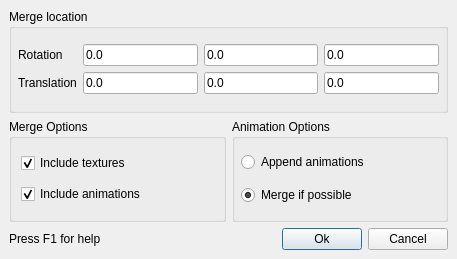
<?xml version="1.0" encoding="UTF-8"?>
<ui version="4.0">
 <class>MergeWinBase</class>
 <widget class="QDialog" name="MergeWinBase">
  <property name="geometry">
   <rect>
    <x>0</x>
    <y>0</y>
    <width>457</width>
    <height>259</height>
   </rect>
  </property>
  <property name="windowTitle">
   <string>Merge Model</string>
  </property>
  <layout class="QVBoxLayout">
   <property name="spacing">
    <number>6</number>
   </property>
   <property name="leftMargin">
    <number>9</number>
   </property>
   <property name="topMargin">
    <number>9</number>
   </property>
   <property name="rightMargin">
    <number>9</number>
   </property>
   <property name="bottomMargin">
    <number>9</number>
   </property>
   <item>
    <widget class="QGroupBox" name="GroupBox2">
     <property name="title">
      <string>Merge location</string>
     </property>
     <layout class="QVBoxLayout">
      <property name="spacing">
       <number>6</number>
      </property>
      <property name="leftMargin">
       <number>6</number>
      </property>
      <property name="topMargin">
       <number>6</number>
      </property>
      <property name="rightMargin">
       <number>6</number>
      </property>
      <property name="bottomMargin">
       <number>6</number>
      </property>
      <item>
       <layout class="QGridLayout">
        <property name="leftMargin">
         <number>0</number>
        </property>
        <property name="topMargin">
         <number>0</number>
        </property>
        <property name="rightMargin">
         <number>0</number>
        </property>
        <property name="bottomMargin">
         <number>0</number>
        </property>
        <property name="spacing">
         <number>6</number>
        </property>
        <item row="0" column="3">
         <widget class="QLineEdit" name="m_rotZ">
          <property name="text">
           <string>0.0</string>
          </property>
         </widget>
        </item>
        <item row="1" column="1">
         <widget class="QLineEdit" name="m_transX">
          <property name="text">
           <string>0.0</string>
          </property>
         </widget>
        </item>
        <item row="0" column="1">
         <widget class="QLineEdit" name="m_rotX">
          <property name="text">
           <string>0.0</string>
          </property>
         </widget>
        </item>
        <item row="1" column="2">
         <widget class="QLineEdit" name="m_transY">
          <property name="text">
           <string>0.0</string>
          </property>
         </widget>
        </item>
        <item row="0" column="0">
         <widget class="QLabel" name="TextLabel2">
          <property name="text">
           <string>Rotation</string>
          </property>
          <property name="wordWrap">
           <bool>false</bool>
          </property>
         </widget>
        </item>
        <item row="0" column="2">
         <widget class="QLineEdit" name="m_rotY">
          <property name="text">
           <string>0.0</string>
          </property>
         </widget>
        </item>
        <item row="1" column="3">
         <widget class="QLineEdit" name="m_transZ">
          <property name="text">
           <string>0.0</string>
          </property>
         </widget>
        </item>
        <item row="1" column="0">
         <widget class="QLabel" name="TextLabel1">
          <property name="text">
           <string>Translation</string>
          </property>
          <property name="wordWrap">
           <bool>false</bool>
          </property>
         </widget>
        </item>
       </layout>
      </item>
     </layout>
    </widget>
   </item>
   <item>
    <layout class="QHBoxLayout">
     <property name="spacing">
      <number>6</number>
     </property>
     <property name="leftMargin">
      <number>0</number>
     </property>
     <property name="topMargin">
      <number>0</number>
     </property>
     <property name="rightMargin">
      <number>0</number>
     </property>
     <property name="bottomMargin">
      <number>0</number>
     </property>
     <item>
      <widget class="QGroupBox" name="GroupBox1">
       <property name="title">
        <string>Merge Options</string>
       </property>
       <layout class="QVBoxLayout">
        <property name="spacing">
         <number>6</number>
        </property>
        <property name="leftMargin">
         <number>9</number>
        </property>
        <property name="topMargin">
         <number>9</number>
        </property>
        <property name="rightMargin">
         <number>9</number>
        </property>
        <property name="bottomMargin">
         <number>9</number>
        </property>
        <item>
         <widget class="QCheckBox" name="m_textureInclude">
          <property name="text">
           <string>Include textures</string>
          </property>
          <property name="checked">
           <bool>true</bool>
          </property>
         </widget>
        </item>
        <item>
         <widget class="QCheckBox" name="m_animInclude">
          <property name="text">
           <string>Include animations</string>
          </property>
          <property name="checked">
           <bool>true</bool>
          </property>
         </widget>
        </item>
       </layout>
      </widget>
     </item>
     <item>
      <widget class="QGroupBox" name="groupBox">
       <property name="title">
        <string>Animation Options</string>
       </property>
       <layout class="QVBoxLayout">
        <property name="spacing">
         <number>6</number>
        </property>
        <property name="leftMargin">
         <number>6</number>
        </property>
        <property name="topMargin">
         <number>6</number>
        </property>
        <property name="rightMargin">
         <number>6</number>
        </property>
        <property name="bottomMargin">
         <number>6</number>
        </property>
        <item>
         <widget class="QRadioButton" name="m_animAppend">
          <property name="text">
           <string>Append animations</string>
          </property>
         </widget>
        </item>
        <item>
         <widget class="QRadioButton" name="m_animMerge">
          <property name="text">
           <string>Merge if possible</string>
          </property>
          <property name="checked">
           <bool>true</bool>
          </property>
         </widget>
        </item>
       </layout>
      </widget>
     </item>
    </layout>
   </item>
   <item>
    <layout class="QHBoxLayout">
     <property name="spacing">
      <number>6</number>
     </property>
     <property name="leftMargin">
      <number>0</number>
     </property>
     <property name="topMargin">
      <number>0</number>
     </property>
     <property name="rightMargin">
      <number>0</number>
     </property>
     <property name="bottomMargin">
      <number>0</number>
     </property>
     <item>
      <widget class="QLabel" name="textLabel2">
       <property name="text">
        <string>Press F1 for help</string>
       </property>
       <property name="wordWrap">
        <bool>false</bool>
       </property>
      </widget>
     </item>
     <item>
      <spacer>
       <property name="orientation">
        <enum>Qt::Horizontal</enum>
       </property>
       <property name="sizeType">
        <enum>QSizePolicy::Expanding</enum>
       </property>
       <property name="sizeHint" stdset="0">
        <size>
         <width>70</width>
         <height>20</height>
        </size>
       </property>
      </spacer>
     </item>
     <item>
      <widget class="QPushButton" name="m_okButton">
       <property name="text">
        <string>Ok</string>
       </property>
      </widget>
     </item>
     <item>
      <widget class="QPushButton" name="m_cancelButton">
       <property name="text">
        <string>Cancel</string>
       </property>
      </widget>
     </item>
    </layout>
   </item>
  </layout>
 </widget>
 <layoutdefault spacing="6" margin="11"/>
 <tabstops>
  <tabstop>m_rotX</tabstop>
  <tabstop>m_rotY</tabstop>
  <tabstop>m_rotZ</tabstop>
  <tabstop>m_transX</tabstop>
  <tabstop>m_transY</tabstop>
  <tabstop>m_transZ</tabstop>
  <tabstop>m_textureInclude</tabstop>
  <tabstop>m_animInclude</tabstop>
  <tabstop>m_okButton</tabstop>
  <tabstop>m_cancelButton</tabstop>
 </tabstops>
 <resources/>
 <connections>
  <connection>
   <sender>m_okButton</sender>
   <signal>clicked()</signal>
   <receiver>MergeWinBase</receiver>
   <slot>accept()</slot>
   <hints>
    <hint type="sourcelabel">
     <x>20</x>
     <y>20</y>
    </hint>
    <hint type="destinationlabel">
     <x>20</x>
     <y>20</y>
    </hint>
   </hints>
  </connection>
  <connection>
   <sender>m_cancelButton</sender>
   <signal>clicked()</signal>
   <receiver>MergeWinBase</receiver>
   <slot>reject()</slot>
   <hints>
    <hint type="sourcelabel">
     <x>20</x>
     <y>20</y>
    </hint>
    <hint type="destinationlabel">
     <x>20</x>
     <y>20</y>
    </hint>
   </hints>
  </connection>
  <connection>
   <sender>m_animInclude</sender>
   <signal>toggled(bool)</signal>
   <receiver>MergeWinBase</receiver>
   <slot>includeAnimEvent(bool)</slot>
   <hints>
    <hint type="sourcelabel">
     <x>20</x>
     <y>20</y>
    </hint>
    <hint type="destinationlabel">
     <x>20</x>
     <y>20</y>
    </hint>
   </hints>
  </connection>
 </connections>
</ui>
